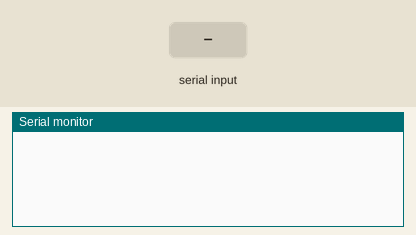
A sketch run on a simulated ESP32. On the bench: the last lines printed to the serial monitor. The test bench sets the inputs (shaded band).

Above: at 1.2 s.
1.3 s: "HELLO XYZ1\n" received over Serial
At 1.7 s:
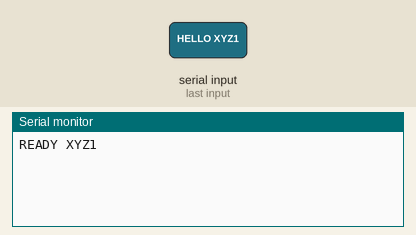
2.8 s: "90,45\n" received over Serial
At 4.0 s:
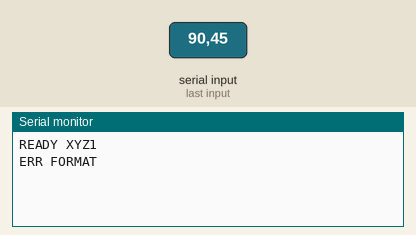

Measured:
- after the input at 1.3 s, the serial monitor: prints a new line at once (image 1)
- after the input at 2.8 s, the serial monitor: prints a new line at once (image 2)

The sketch:

xyz_echo.ino
```cpp
#include <Arduino.h>
#include <math.h>
#include <stdio.h>
#include <string.h>

char line[96];
size_t length = 0;
bool overflow = false;

void handleLine() {
  line[length] = '\0';
  if (strcmp(line, "HELLO XYZ1") == 0) {
    Serial.println("READY XYZ1");
    return;
  }
  unsigned long id;
  float x, y, z;
  char extra;
  if (sscanf(line, "XYZ1 %lu %f %f %f %c", &id, &x, &y, &z, &extra) != 4 ||
      id == 0 || !isfinite(x) || !isfinite(y) || !isfinite(z) || z <= 0) {
    Serial.println("ERR FORMAT");
    return;
  }
  Serial.printf("ECHO %lu %.6f %.6f %.6f\n", id, x, y, z);
}

void setup() {
  Serial.begin(115200);
}

void loop() {
  while (Serial.available()) {
    int byte = Serial.read();
    if (byte == '\n') {
      if (overflow) Serial.println("ERR LENGTH");
      else handleLine();
      length = 0;
      overflow = false;
    } else if (byte != '\r') {
      if (length < sizeof(line) - 1) line[length++] = static_cast<char>(byte);
      else overflow = true;
    }
  }
}
```
